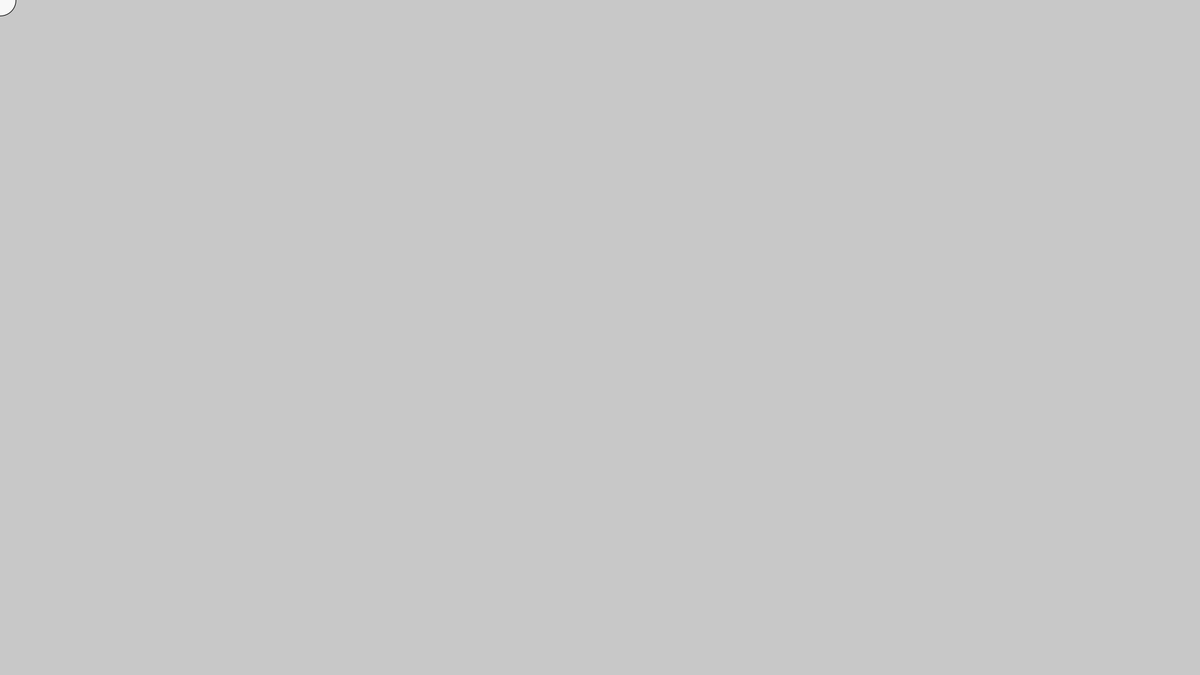
Frame 1 (no input)
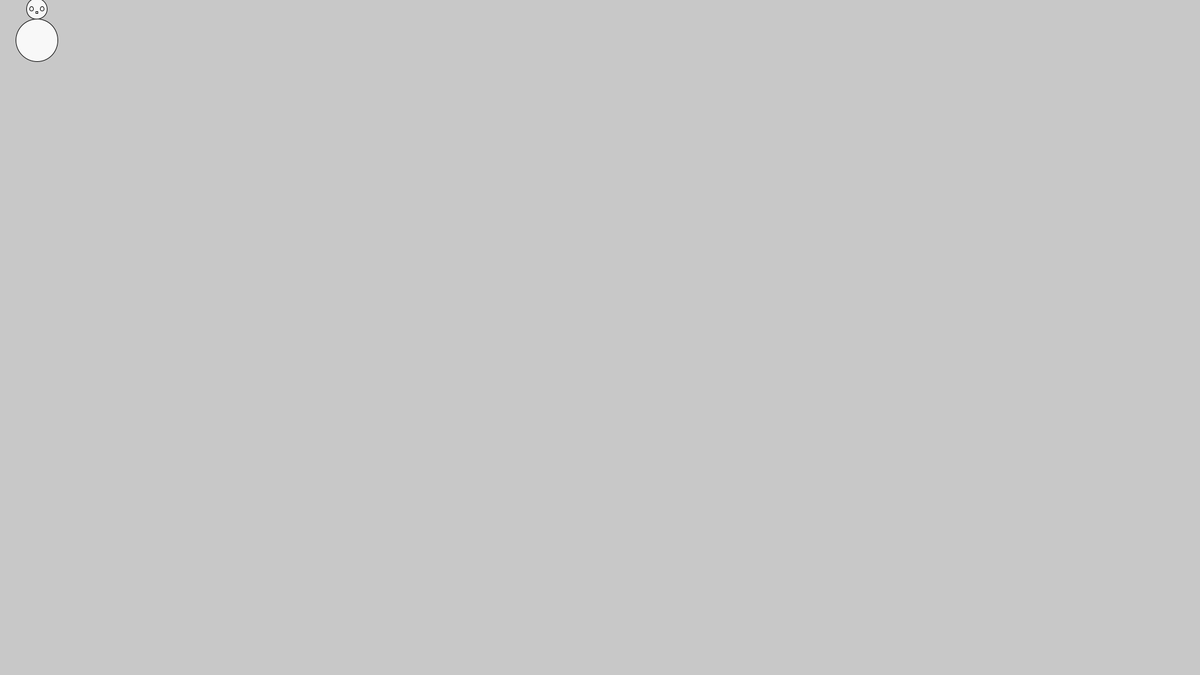
Frame 60 (the mouse pressed at the canvas centre just before this capture)
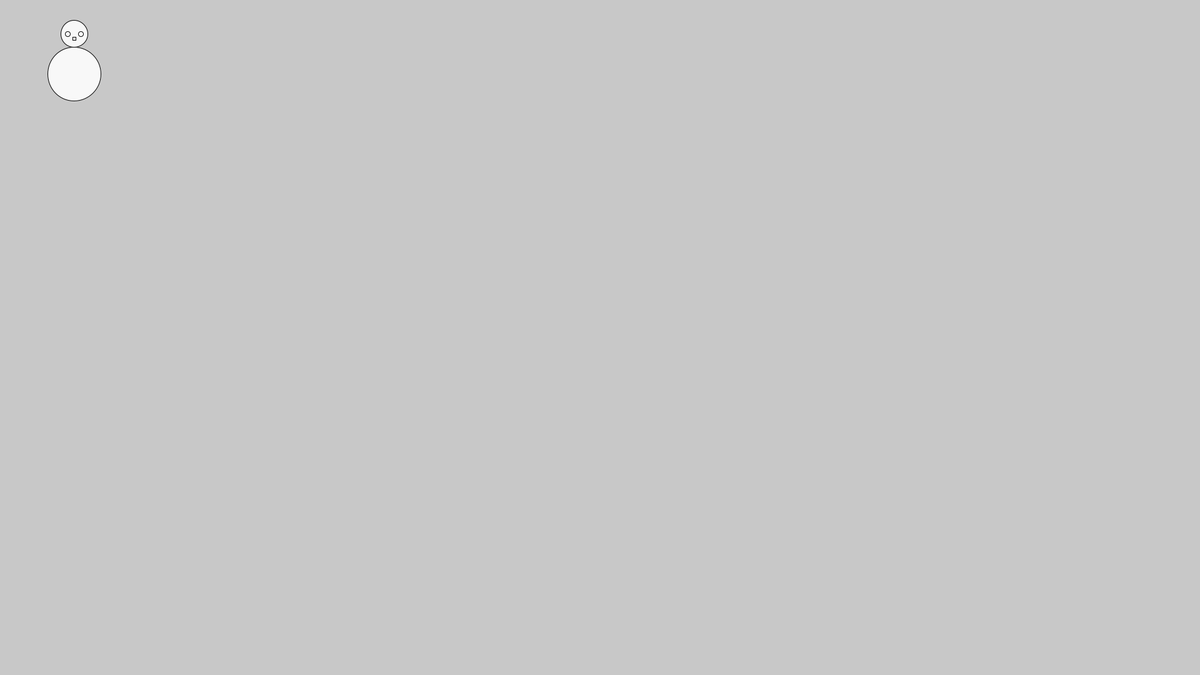
Frame 120 (the mouse held since frame 60 and released just before this capture)

The Processing sketch that drew these frames (run headless with seeded random() and noise(); from frame 60 on, the mouse is pressed at the canvas centre):

// Processing sketch: snemand_3_Final
// ── snemand_3_Final.pde
void setup(){
size(1920,1080);
}

float x = 0;
float y = 0;
float msize = 50;
float fspeed = 0;
float g = 1.0;
float xd = 1;


void draw(){
clear();
background(200);
float hsize = msize/2;
float hx = x;
float hy = y-msize/2-hsize/2;
float nsize = hsize/10;
float esize = hsize/5;


fill(248);
ellipse(x,y,msize,msize);                      //body
ellipse(hx,hy,hsize,hsize);                    //head

ellipse(hx-hsize/4,hy,esize,esize);            //left eye
ellipse(hx+hsize/4,hy,esize,esize);            //right eye

rect(hx-nsize/2,hy+hsize/8,nsize,nsize);       //nose

x += xd;
y += xd;
y += 3*sin(x);


msize += 0.3;
}
